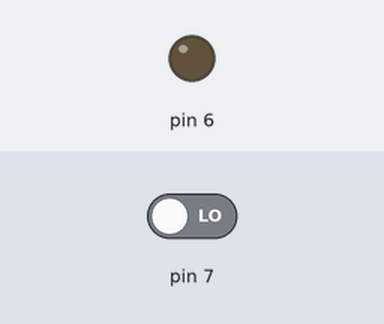
Simulated run of this sketch. Board: Arduino Uno, built with avr-gcc and run on an emulated ATmega328P. Shown: output pins drawn as LEDs (lit = HIGH). The test bench sets the inputs (shaded band); at power-on: pin 7 LOW.

Above: at 1.2 s.
1.3 s: pin 7 driven HIGH
At 2.5 s:
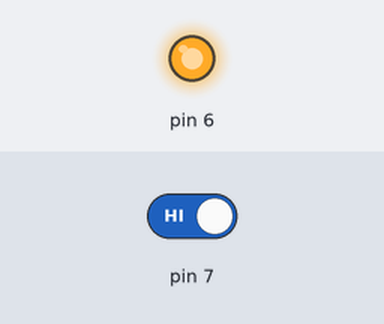
2.8 s: pin 7 driven LOW
At 3.9 s:
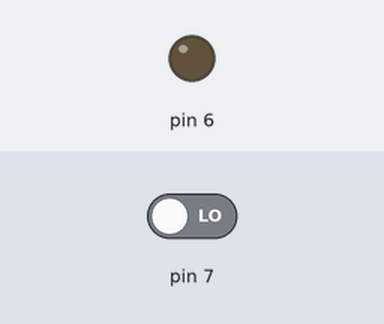
Timing chart, 0 to 5.8 s (numbered marks = the images above; inputs shaded):
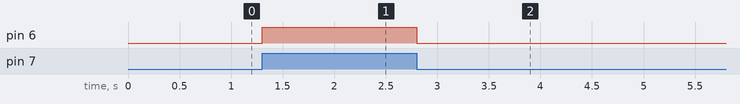

Measured:
- after the input at 1.3 s, pin 6: LOW → HIGH at once
- after the input at 2.8 s, pin 6: HIGH → LOW at once

The sketch:

13.ino
```cpp
void setup()
{
  pinMode(6,OUTPUT);
  pinMode(7,INPUT);
}

void loop()
{
  int tiltstate=digitalRead(7);
  if(tiltstate==HIGH)
  {
    digitalWrite(6,HIGH);
  }
  else
  {
    digitalWrite(6,LOW);
  }
}
```
